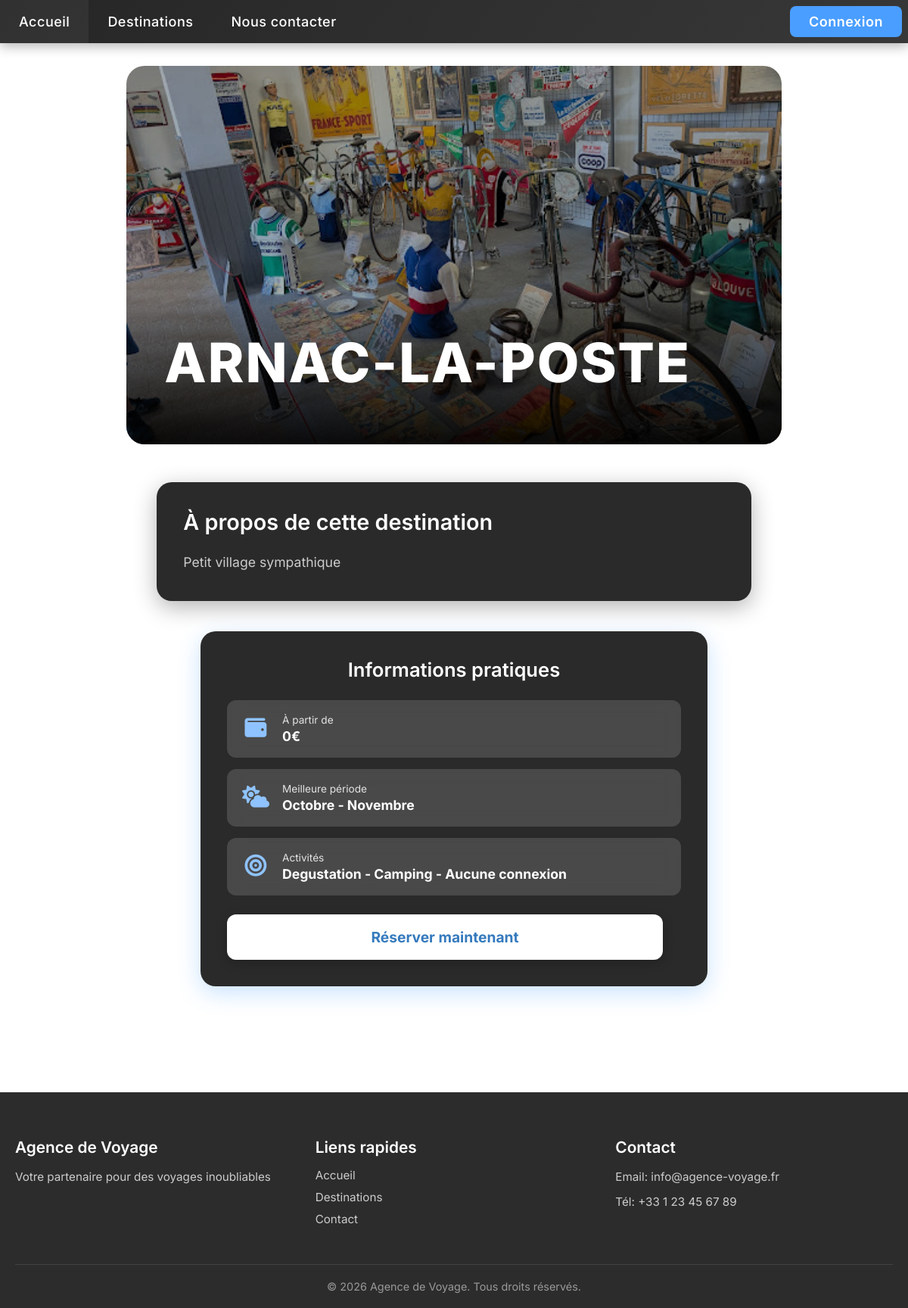
The page /destinationinfo.php?select=ARNAC-LA-POSTE on the database as committed earlier.
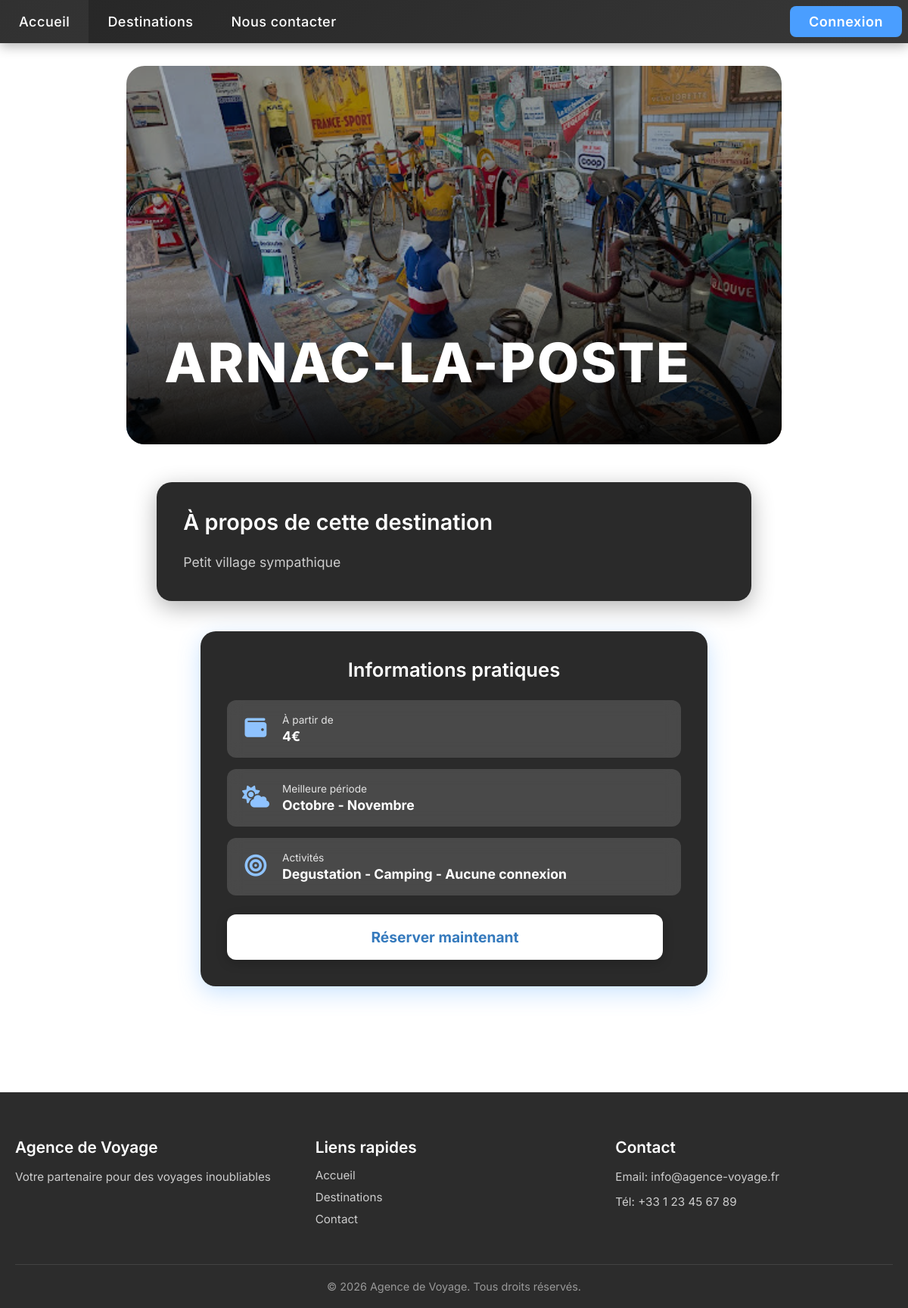
The same page on the database as committed later.
### tables this page shows
CREATE TABLE IF NOT EXISTS `voyages` (
  `id` int NOT NULL AUTO_INCREMENT,
  `description` varchar(255) NOT NULL,
  `nom` varchar(50) NOT NULL,
  `image` varchar(50) NOT NULL,
  `prix` smallint NOT NULL,
  `meilleurPeriode` varchar(200) NOT NULL,
  `activite` varchar(255) NOT NULL,
  PRIMARY KEY (`id`),
  UNIQUE KEY `nom` (`nom`)
);

### includes/utils.php (called while the page is built, shortened)
<?php
include "config/pdo.php";
 function getDestinationInfo($destination) {
    $destionationList = getAllDestinations();
    if (isset($destionationList[$destination])) {
        return $destionationList[$destination];
    } else {
        return null;
    }
 }
function getAllDestinations() {
    global $pdo;
    $stmt = $pdo->prepare("SELECT * FROM voyages");
    $stmt->execute();
    $fetch = $stmt->fetchAll(PDO::FETCH_ASSOC);
    $destinations = [];
    foreach ($fetch as $row) {
        $destinations[$row['nom']] = $row;
    }
    return $destinations;
}
?>

### destinationinfo.php (the view, shortened to what this page needs)
<!DOCTYPE html>
<html lang="en">
<?php
include 'includes/utils.php';
$destination = $_GET["select"] ?? "Destination";
$info = getDestinationInfo($destination);
?>
<head>
    <link rel="stylesheet" href="styles/base.css">
    <link rel="stylesheet" href="styles/navigation.css">
    <link rel="stylesheet" href="styles/components.css">
    <link rel="stylesheet" href="styles/forms.css">
    <link rel="stylesheet" href="styles/destination.css?v=<?php echo time(); ?>">
    <link rel="stylesheet" href="styles/footer.css?v=<?php echo time(); ?>">
</head>
<body>
    <?php include 'includes/header.php'; ?>
    <div class="destination-container">
        <div class="destination-hero">
            <img class="destination-banner" src="<?php echo $info["image"] ?>" alt="<?php echo $info["nom"] ?>">
            <div class="hero-overlay">
                <h1 class="destination-title"><?php echo $info["nom"] ?></h1>
            </div>
        </div>
        <div class="destination-content">
            <div class="destination-main">
                <div class="info-card">
                    <h2>À propos de cette destination</h2>
                    <p class="destination-description"><?php echo $info["description"] ?></p>
                </div>
            </div>
            <div class="destination-sidebar">
                <div class="booking-card">
                    <h3>Informations pratiques</h3>
                    <div class="info-row">
                        <span class="info-icon"><i class="fa-solid fa-wallet" aria-hidden="true"></i></span>
                        <div class="info-text">
                            <span class="info-label">À partir de</span>
                            <span class="info-value"><?php echo $info["prix"] . "€" ?></span>
                        </div>
                    </div>
                    <div class="info-row">
                        <span class="info-icon"><i class="fa-solid fa-cloud-sun" aria-hidden="true"></i></span>
                        <div class="info-text">
                            <span class="info-label">Meilleure période</span>
                            <span class="info-value"><?php echo $info["meilleurPeriode"] ?></span>
                        </div>
                    </div>
                    <div class="info-row">
                        <span class="info-icon"><i class="fa-solid fa-bullseye" aria-hidden="true"></i></span>
                        <div class="info-text">
                            <span class="info-label">Activités</span>
                            <span class="info-value"><?php echo $info["activite"] ?></span>
                        </div>
                    </div>
                    <a href="reservation.php?select=<?php echo urlencode($info["nom"]) ?>" class="book-btn">Réserver maintenant</a>
                </div>
            </div>
        </div>
    </div>
    <?php include 'includes/footer.php'; ?>
</body>
</html>

Rows that differ between the two databases and show on the page:
changed voyages "ARNAC-LA-POSTE": prix "0" → "4"
